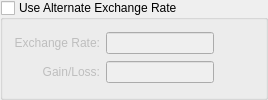
      <widget class="QGroupBox" name="_altExchRate">
       <property name="title">
        <string>Use Alternate Exchange Rate</string>
       </property>
       <property name="checkable">
        <bool>true</bool>
       </property>
       <property name="checked">
        <bool>false</bool>
       </property>
       <layout class="QGridLayout" name="gridLayout_6">
        <item row="1" column="0">
         <widget class="QLabel" name="_gainLossLit">
          <property name="text">
           <string>Gain/Loss:</string>
          </property>
          <property name="alignment">
           <set>Qt::AlignRight|Qt::AlignTrailing|Qt::AlignVCenter</set>
          </property>
         </widget>
        </item>
        <item row="0" column="0">
         <widget class="QLabel" name="_exchRateLit">
          <property name="text">
           <string>Exchange Rate:</string>
          </property>
          <property name="alignment">
           <set>Qt::AlignRight|Qt::AlignTrailing|Qt::AlignVCenter</set>
          </property>
         </widget>
        </item>
        <item row="0" column="1">
         <widget class="XLineEdit" name="_exchRate">
          <property name="alignment">
           <set>Qt::AlignRight|Qt::AlignTrailing|Qt::AlignVCenter</set>
          </property>
         </widget>
        </item>
        <item row="0" column="2">
         <spacer name="horizontalSpacer">
          <property name="orientation">
           <enum>Qt::Horizontal</enum>
          </property>
          <property name="sizeHint" stdset="0">
           <size>
            <width>40</width>
            <height>20</height>
           </size>
          </property>
         </spacer>
        </item>
        <item row="1" column="1">
         <widget class="XLineEdit" name="_gainLoss">
          <property name="alignment">
           <set>Qt::AlignRight|Qt::AlignTrailing|Qt::AlignVCenter</set>
          </property>
         </widget>
        </item>
       </layout>
      </widget>
